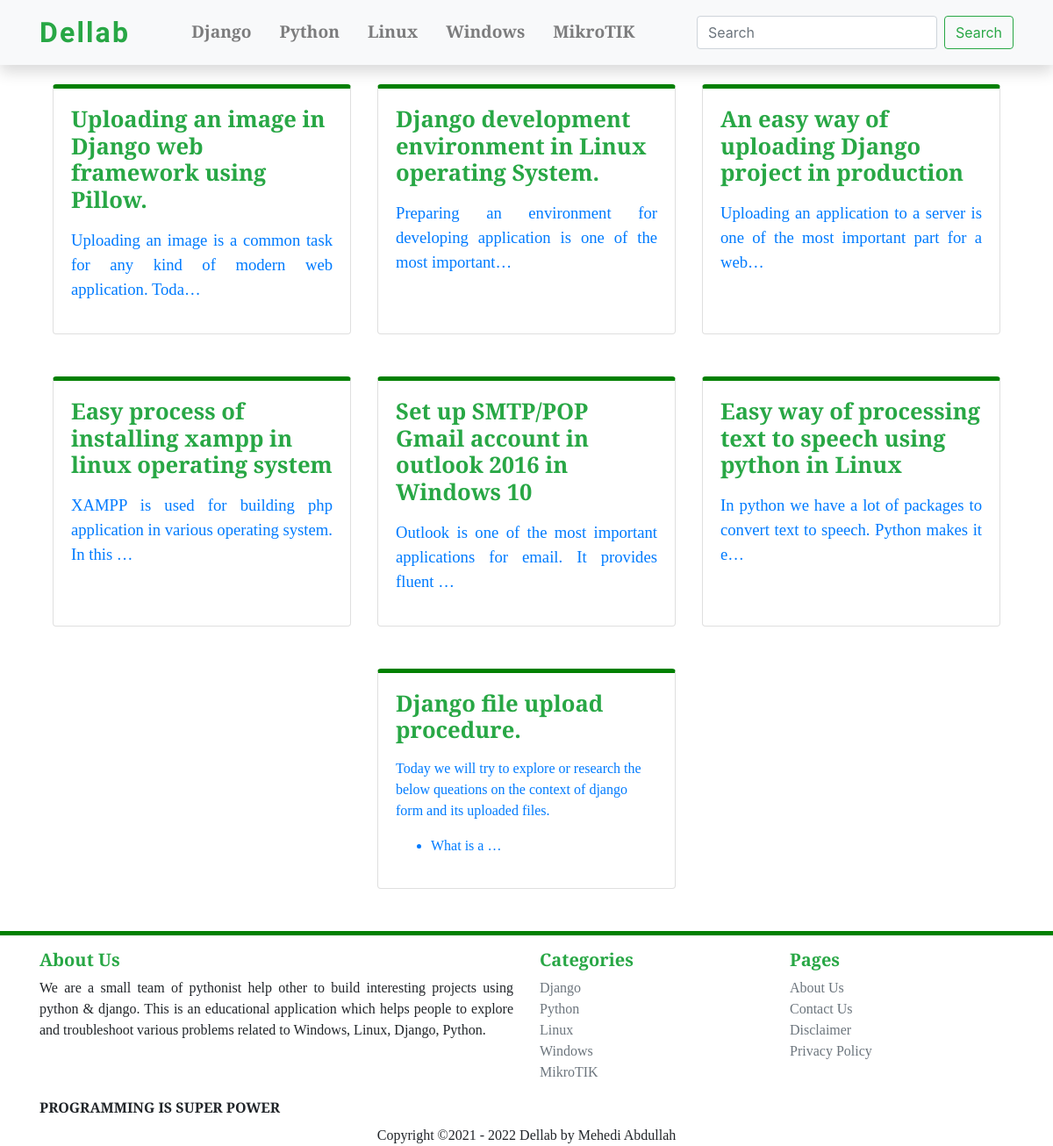
/, run on an earlier commit of the app's database.
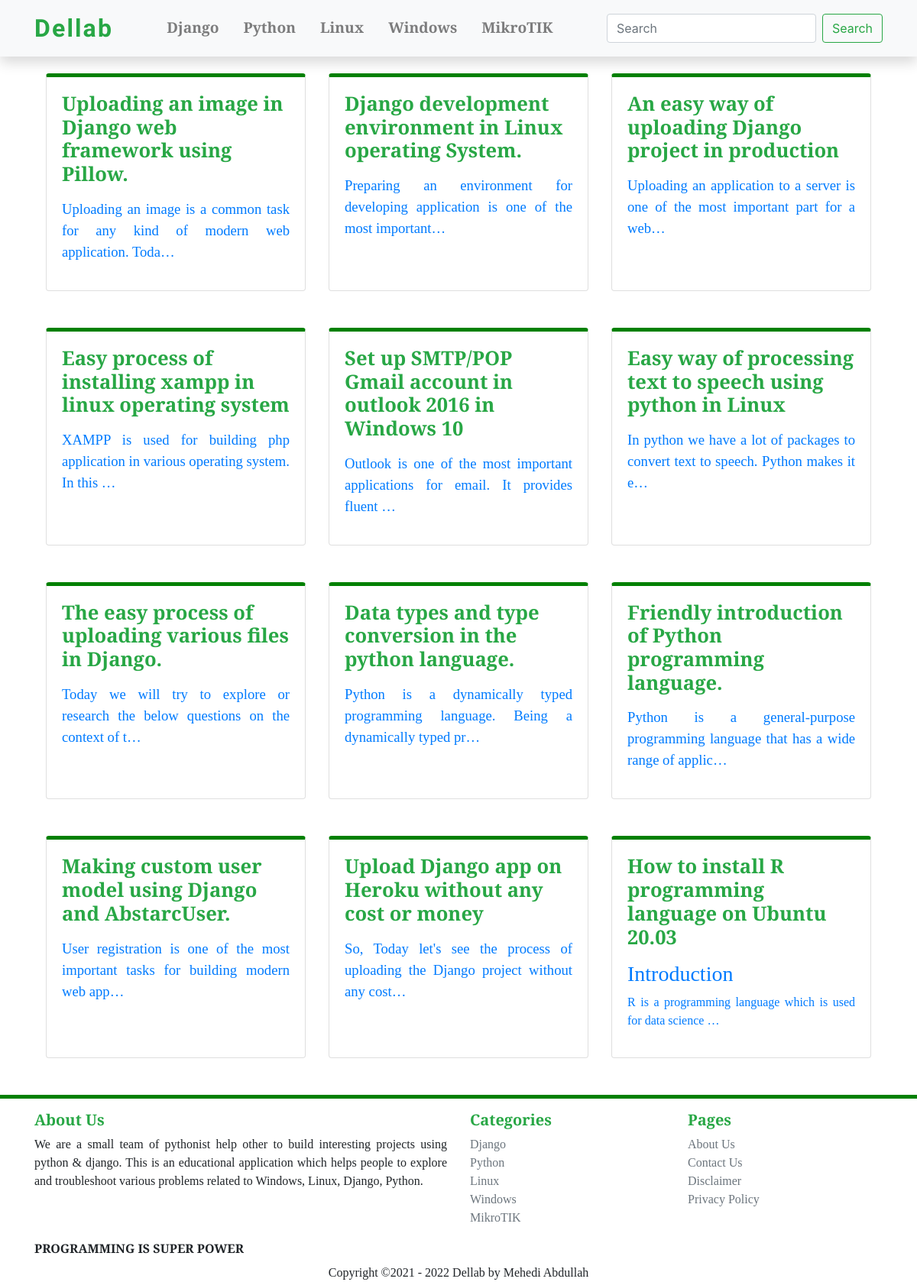
And on a later commit of the database.
### blog/models.py (models this page shows, shortened)
class Blog(models.Model):
    title = models.TextField(unique=True, max_length=987)
    writer = models.ForeignKey(User, on_delete=models.CASCADE, null=True, default=1)
    updated = models.DateField(auto_now=True, auto_now_add=False)
    timestamp = models.DateTimeField(auto_now=False, auto_now_add=True)
    category = models.ForeignKey(Category, on_delete=models.CASCADE)
    content = HTMLField()
    slug = models.SlugField(blank=True, max_length=987)
    def get_absolute_url(self):
        return reverse("details", kwargs={"id": self.id, 'slug': self.slug})

### blog/views.py (the view)
# urls.py: path('', views.index, name='index'),
def index(request):
    blogs = Blog.objects.all()
    return render(request, 'blog/index.html', {'blogs': blogs})

### templates/blog/index.html (shortened to what this page needs)
{% extends 'master.html' %}
{% block main %}
    <div  class="container mt-5">
        <div class="row justify-content-center mx-auto my-auto">
            {% for django in blogs %}
                <div class="col-md-4 mt-5">
                    <div class="card bg-white h-100" data-aos="zoom-in-up" style=" font-family: 'Averia Serif Libre', cursive; border-top: 5px solid green; border-radius:1.6 rem background-color: #ffffff;">
                        <a href={{ django.get_absolute_url }} " style='text-decoration: none;'>
                            <div class="card-body">
                                <h5 class="card-title text-success text-align-center font-weight-bold" style='font-size: 1.6rem; justify-content: center'>{{django.title|safe}}</h5>
                                <p class="card-text text-secondary" style='font-size: 1.3rem; justify: center'>{{django.content|truncatechars:144|safe}}</p>
                            </div>
                        </a>
                    </div>
                </div>
            {% endfor %}
        </div>
    </div>
{% endblock main %}

What changed in the data, as far as the page shows it:
changed Blog: title "Django file upload procedure." → "The easy process of uploading various files in Django."; content "Today we will try to explore or research the below queations on the context of django form and its uploaded files. What is a …" → "Today we will try to explore or research the below questions on the context of t…"
added Blog: title "Data types and type conversion in the python language.", content "Python is a dynamically typed programming language. Being a dynamically typed pr…"
added Blog: title "Friendly introduction of Python programming language.", content "Python is a general-purpose programming language that has a wide range of applic…"
added Blog: title "Making custom user model using Django and AbstarcUser.", content "User registration is one of the most important tasks for building modern web app…"
added Blog: title "Upload Django app on Heroku without any cost or money", content "So, Today let's see the process of uploading the Django project without any cost…"
added Blog: title "How to install R programming language on Ubuntu 20.03", content "Introduction R is a programming language which is used for data science …"
